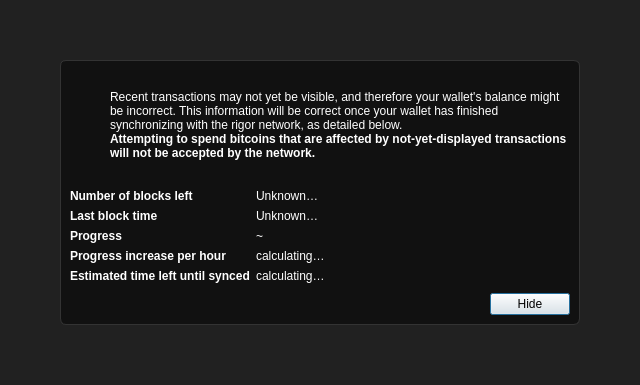
<?xml version="1.0" encoding="UTF-8"?>
<ui version="4.0">
 <class>ModalOverlay</class>
 <widget class="QWidget" name="ModalOverlay">
  <property name="geometry">
   <rect>
    <x>0</x>
    <y>0</y>
    <width>640</width>
    <height>385</height>
   </rect>
  </property>
  <property name="windowTitle">
   <string>Form</string>
  </property>
  <layout class="QVBoxLayout" name="verticalLayout" stretch="0">
   <property name="sizeConstraint">
    <enum>QLayout::SetDefaultConstraint</enum>
   </property>
   <property name="leftMargin">
    <number>0</number>
   </property>
   <property name="topMargin">
    <number>0</number>
   </property>
   <property name="rightMargin">
    <number>0</number>
   </property>
   <property name="bottomMargin">
    <number>0</number>
   </property>
   <item>
    <widget class="QWidget" name="bgWidget" native="true">
     <property name="styleSheet">
      <string notr="true">#bgWidget { background: rgba(0,0,0,220); }</string>
     </property>
     <layout class="QVBoxLayout" name="verticalLayoutMain" stretch="1">
      <property name="leftMargin">
       <number>60</number>
      </property>
      <property name="topMargin">
       <number>60</number>
      </property>
      <property name="rightMargin">
       <number>60</number>
      </property>
      <property name="bottomMargin">
       <number>60</number>
      </property>
      <item>
       <widget class="QWidget" name="contentWidget" native="true">
        <property name="styleSheet">
         <string notr="true">#contentWidget { background: #111111; border: 1px solid #333333; border-radius: 6px; }

QLabel { color: #FFFFFF;  }</string>
        </property>
        <layout class="QVBoxLayout" name="verticalLayoutSub" stretch="1,0,0,0">
         <property name="spacing">
          <number>0</number>
         </property>
         <property name="leftMargin">
          <number>10</number>
         </property>
         <property name="topMargin">
          <number>10</number>
         </property>
         <property name="rightMargin">
          <number>10</number>
         </property>
         <property name="bottomMargin">
          <number>10</number>
         </property>
         <item>
          <layout class="QHBoxLayout" name="horizontalLayoutIconText" stretch="0,1">
           <property name="topMargin">
            <number>20</number>
           </property>
           <item>
            <layout class="QVBoxLayout" name="verticalLayoutIcon">
             <property name="leftMargin">
              <number>0</number>
             </property>
             <item>
              <widget class="QPushButton" name="warningIcon">
               <property name="enabled">
                <bool>false</bool>
               </property>
               <property name="text">
                <string/>
               </property>
               <property name="icon">
                <iconset>
                 <normaloff>:/icons/warning</normaloff>
                 <disabledoff>:/icons/warning</disabledoff>:/icons/warning</iconset>
               </property>
               <property name="iconSize">
                <size>
                 <width>48</width>
                 <height>48</height>
                </size>
               </property>
               <property name="flat">
                <bool>true</bool>
               </property>
              </widget>
             </item>
             <item>
              <spacer name="verticalSpacerWarningIcon">
               <property name="orientation">
                <enum>Qt::Vertical</enum>
               </property>
               <property name="sizeHint" stdset="0">
                <size>
                 <width>20</width>
                 <height>40</height>
                </size>
               </property>
              </spacer>
             </item>
            </layout>
           </item>
           <item>
            <layout class="QVBoxLayout" name="verticalLayoutInfoText">
             <property name="leftMargin">
              <number>0</number>
             </property>
             <property name="topMargin">
              <number>0</number>
             </property>
             <item>
              <widget class="QLabel" name="infoText">
               <property name="text">
                <string>Recent transactions may not yet be visible, and therefore your wallet's balance might be incorrect. This information will be correct once your wallet has finished synchronizing with the rigor network, as detailed below.</string>
               </property>
               <property name="textFormat">
                <enum>Qt::RichText</enum>
               </property>
               <property name="wordWrap">
                <bool>true</bool>
               </property>
              </widget>
             </item>
             <item>
              <widget class="QLabel" name="infoTextStrong">
               <property name="font">
                <font>
                 <weight>75</weight>
                 <bold>true</bold>
                </font>
               </property>
               <property name="text">
                <string>Attempting to spend bitcoins that are affected by not-yet-displayed transactions will not be accepted by the network.</string>
               </property>
               <property name="textFormat">
                <enum>Qt::RichText</enum>
               </property>
               <property name="wordWrap">
                <bool>true</bool>
               </property>
              </widget>
             </item>
             <item>
              <spacer name="verticalSpacerInTextSpace">
               <property name="orientation">
                <enum>Qt::Vertical</enum>
               </property>
               <property name="sizeHint" stdset="0">
                <size>
                 <width>20</width>
                 <height>40</height>
                </size>
               </property>
              </spacer>
             </item>
            </layout>
           </item>
          </layout>
         </item>
         <item>
          <spacer name="verticalSpacerAfterText">
           <property name="orientation">
            <enum>Qt::Vertical</enum>
           </property>
           <property name="sizeHint" stdset="0">
            <size>
             <width>20</width>
             <height>40</height>
            </size>
           </property>
          </spacer>
         </item>
         <item>
          <layout class="QFormLayout" name="formLayout">
           <property name="fieldGrowthPolicy">
            <enum>QFormLayout::FieldsStayAtSizeHint</enum>
           </property>
           <property name="horizontalSpacing">
            <number>6</number>
           </property>
           <property name="verticalSpacing">
            <number>6</number>
           </property>
           <property name="topMargin">
            <number>10</number>
           </property>
           <item row="0" column="0">
            <widget class="QLabel" name="labelNumberOfBlocksLeft">
             <property name="font">
              <font>
               <weight>75</weight>
               <bold>true</bold>
              </font>
             </property>
             <property name="text">
              <string>Number of blocks left</string>
             </property>
            </widget>
           </item>
           <item row="0" column="1">
            <widget class="QLabel" name="numberOfBlocksLeft">
             <property name="text">
              <string>Unknown…</string>
             </property>
            </widget>
           </item>
           <item row="1" column="0">
            <widget class="QLabel" name="labelLastBlockTime">
             <property name="font">
              <font>
               <weight>75</weight>
               <bold>true</bold>
              </font>
             </property>
             <property name="text">
              <string>Last block time</string>
             </property>
            </widget>
           </item>
           <item row="1" column="1">
            <widget class="QLabel" name="newestBlockDate">
             <property name="sizePolicy">
              <sizepolicy hsizetype="Maximum" vsizetype="Preferred">
               <horstretch>0</horstretch>
               <verstretch>0</verstretch>
              </sizepolicy>
             </property>
             <property name="text">
              <string>Unknown…</string>
             </property>
            </widget>
           </item>
           <item row="2" column="0">
            <widget class="QLabel" name="labelSyncDone">
             <property name="font">
              <font>
               <weight>75</weight>
               <bold>true</bold>
              </font>
             </property>
             <property name="text">
              <string>Progress</string>
             </property>
            </widget>
           </item>
           <item row="2" column="1">
            <layout class="QHBoxLayout" name="horizontalLayoutSync" stretch="0,1">
             <item>
              <widget class="QLabel" name="percentageProgress">
               <property name="text">
                <string notr="true">~</string>
               </property>
              </widget>
             </item>
            </layout>
           </item>
           <item row="4" column="0">
            <widget class="QLabel" name="labelProgressIncrease">
             <property name="font">
              <font>
               <weight>75</weight>
               <bold>true</bold>
              </font>
             </property>
             <property name="text">
              <string>Progress increase per hour</string>
             </property>
            </widget>
           </item>
           <item row="4" column="1">
            <widget class="QLabel" name="progressIncreasePerH">
             <property name="text">
              <string>calculating…</string>
             </property>
            </widget>
           </item>
           <item row="5" column="0">
            <widget class="QLabel" name="labelEstimatedTimeLeft">
             <property name="font">
              <font>
               <weight>75</weight>
               <bold>true</bold>
              </font>
             </property>
             <property name="text">
              <string>Estimated time left until synced</string>
             </property>
            </widget>
           </item>
           <item row="5" column="1">
            <widget class="QLabel" name="expectedTimeLeft">
             <property name="text">
              <string>calculating…</string>
             </property>
            </widget>
           </item>
          </layout>
         </item>
         <item>
          <layout class="QHBoxLayout" name="horizontalLayoutButtons">
           <property name="leftMargin">
            <number>10</number>
           </property>
           <property name="topMargin">
            <number>10</number>
           </property>
           <item>
            <spacer name="horizontalSpacer">
             <property name="orientation">
              <enum>Qt::Horizontal</enum>
             </property>
             <property name="sizeHint" stdset="0">
              <size>
               <width>40</width>
               <height>20</height>
              </size>
             </property>
            </spacer>
           </item>
           <item>
            <widget class="QPushButton" name="closeButton">
             <property name="text">
              <string>Hide</string>
             </property>
             <property name="shortcut">
              <string>Esc</string>
             </property>
             <property name="focusPolicy">
              <enum>Qt::StrongFocus</enum>
             </property>
             <property name="default">
              <bool>true</bool>
             </property>
            </widget>
           </item>
          </layout>
         </item>
        </layout>
       </widget>
      </item>
     </layout>
    </widget>
   </item>
  </layout>
 </widget>
 <resources/>
 <connections/>
</ui>
